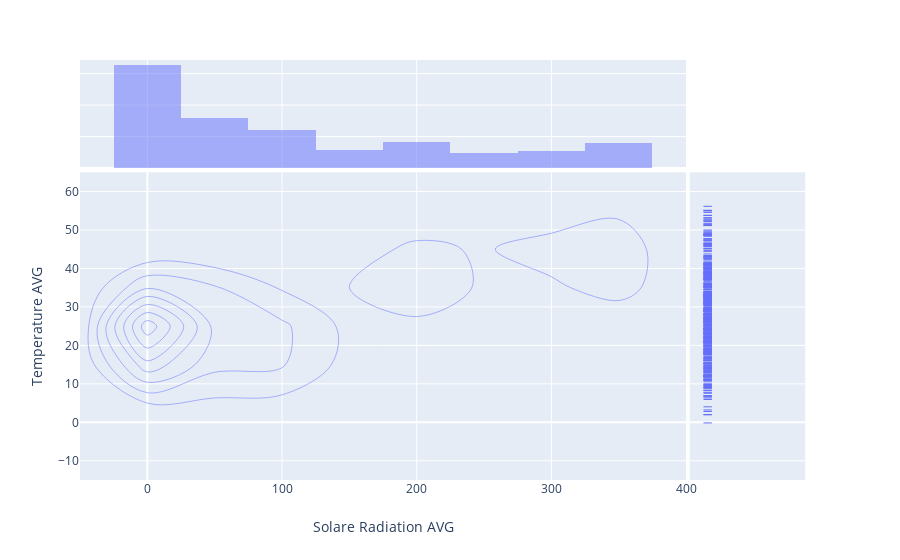

This figure's notebook cell:
### Code cell
import plotly.express as px
fig=px.density_contour(weather,x="Solare Radiation AVG",y="Temperature AVG",
                      marginal_y="rug",marginal_x="histogram")
fig.show()

### Figure 1 — Plotly figure (JSON) as saved in the notebook; plotly's stock layout.template omitted (floating-point values rounded to 4 significant figures; data arrays with more than 128 entries replaced by an {"elided": "..."} marker saying what was removed)
{"data": [{"autocontour": true, "contours": {"coloring": "none", "end": 70, "size": 10, "start": 10}, "hoverlabel": {"namelength": 0}, "hovertemplate": "Solare Radiation AVG=%{x}<br>Temperature AVG=%{y}<br>count=%{z}", "legendgroup": "", "line": {"color": "#636efa"}, "name": "", "showlegend": false, "type": "histogram2dcontour", "x": {"elided": "464 float values"}, "xaxis": "x", "xbingroup": "x", "y": {"elided": "464 float values"}, "yaxis": "y", "ybingroup": "y"}, {"alignmentgroup": "True", "bingroup": "x", "hoverlabel": {"namelength": 0}, "hovertemplate": "Solare Radiation AVG=%{x}<br>count=%{y}", "legendgroup": "", "marker": {"color": "#636efa"}, "name": "", "offsetgroup": "", "opacity": 0.5, "showlegend": false, "type": "histogram", "x": {"elided": "464 float values"}, "xaxis": "x3", "yaxis": "y3"}, {"alignmentgroup": "True", "boxpoints": "all", "fillcolor": "rgba(255,255,255,0)", "hoverlabel": {"namelength": 0}, "hoveron": "points", "hovertemplate": "Temperature AVG=%{y}", "jitter": 0, "legendgroup": "", "line": {"color": "rgba(255,255,255,0)"}, "marker": {"color": "#636efa", "symbol": "line-ew-open"}, "name": "", "offsetgroup": "", "showlegend": false, "type": "box", "xaxis": "x2", "y": {"elided": "464 float values"}, "yaxis": "y2"}], "layout": {"autosize": true, "barmode": "overlay", "legend": {"tracegroupgap": 0}, "margin": {"t": 60}, "xaxis": {"anchor": "y", "autorange": true, "domain": [0, 0.819], "range": [-50, 400], "title": {"text": "Solare Radiation AVG"}, "type": "linear"}, "xaxis2": {"anchor": "y2", "autorange": true, "domain": [0.824, 0.98], "matches": "x2", "range": [-0.5433, 0.5], "showgrid": false, "showticklabels": false, "type": "category"}, "xaxis3": {"anchor": "y3", "autorange": true, "domain": [0, 0.819], "matches": "x", "range": [-50, 400], "showgrid": true, "showticklabels": false, "type": "linear"}, "xaxis4": {"anchor": "y4", "domain": [0.824, 0.98], "matches": "x2", "showgrid": false, "showticklabels": false}, "yaxis": {"anchor": "x", "autorange": true, "domain": [0, 0.7326], "range": [-15, 65], "title": {"text": "Temperature AVG"}, "type": "linear"}, "yaxis2": {"anchor": "x2", "autorange": true, "domain": [0, 0.7326], "matches": "y", "range": [-15, 65], "showgrid": true, "showticklabels": false, "type": "linear"}, "yaxis3": {"anchor": "x3", "autorange": true, "domain": [0.7426, 1], "matches": "y3", "range": [0, 171.6], "showgrid": true, "showticklabels": false}, "yaxis4": {"anchor": "x4", "domain": [0.7426, 1], "matches": "y3", "showgrid": true, "showticklabels": false}}}
